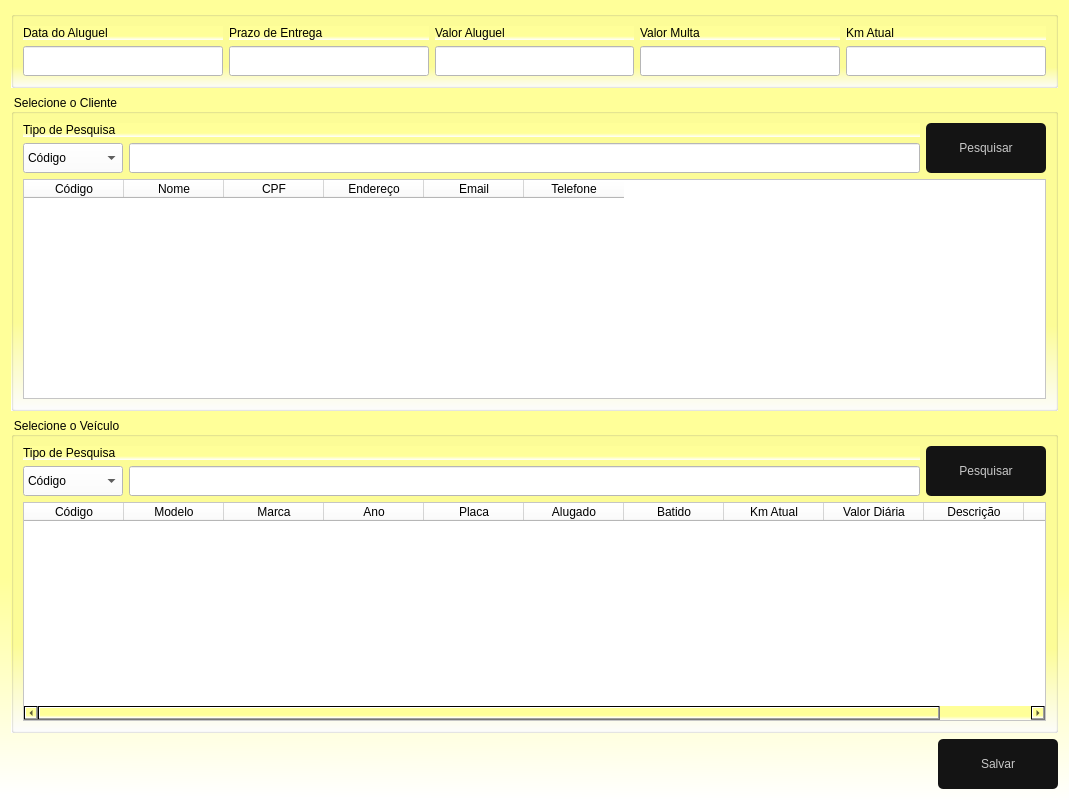
<?xml version="1.0" encoding="UTF-8"?>
<ui version="4.0">
 <class>FrmAluguel</class>
 <widget class="QDialog" name="FrmAluguel">
  <property name="geometry">
   <rect>
    <x>0</x>
    <y>0</y>
    <width>1069</width>
    <height>800</height>
   </rect>
  </property>
  <property name="windowTitle">
   <string>Aluguel de Veículos</string>
  </property>
  <property name="windowIcon">
   <iconset>
    <normaloff>../../Imagens/btnAlugaVeiculo.png</normaloff>../../Imagens/btnAlugaVeiculo.png</iconset>
  </property>
  <property name="styleSheet">
   <string notr="true">background-color: qlineargradient(spread:pad, x1:0.508, y1:0.727, x2:0.505, y2:1, stop:0 rgba(255, 255, 153, 255), stop:1 rgba(255, 255, 255, 255));</string>
  </property>
  <layout class="QGridLayout" name="gridLayout">
   <item row="0" column="0">
    <widget class="QGroupBox" name="groupBox">
     <property name="styleSheet">
      <string notr="true">font: 87 10pt &quot;Arial&quot;;</string>
     </property>
     <property name="title">
      <string/>
     </property>
     <layout class="QGridLayout" name="gridLayout_2">
      <item row="0" column="0">
       <widget class="QLabel" name="label">
        <property name="text">
         <string>Data do Aluguel</string>
        </property>
       </widget>
      </item>
      <item row="1" column="2">
       <widget class="QLineEdit" name="EdtValor">
        <property name="minimumSize">
         <size>
          <width>0</width>
          <height>30</height>
         </size>
        </property>
        <property name="styleSheet">
         <string notr="true">background-color: rgb(255, 255, 255);</string>
        </property>
       </widget>
      </item>
      <item row="0" column="3">
       <widget class="QLabel" name="label_5">
        <property name="text">
         <string>Valor Multa</string>
        </property>
       </widget>
      </item>
      <item row="1" column="1">
       <widget class="QLineEdit" name="EdtPrazo">
        <property name="minimumSize">
         <size>
          <width>0</width>
          <height>30</height>
         </size>
        </property>
        <property name="styleSheet">
         <string notr="true">background-color: rgb(255, 255, 255);</string>
        </property>
       </widget>
      </item>
      <item row="1" column="3">
       <widget class="QLineEdit" name="EdtMulta">
        <property name="minimumSize">
         <size>
          <width>0</width>
          <height>30</height>
         </size>
        </property>
        <property name="styleSheet">
         <string notr="true">background-color: rgb(255, 255, 255);</string>
        </property>
       </widget>
      </item>
      <item row="0" column="2">
       <widget class="QLabel" name="label_4">
        <property name="text">
         <string>Valor Aluguel</string>
        </property>
       </widget>
      </item>
      <item row="1" column="0">
       <widget class="QLineEdit" name="EdtDataAluguel">
        <property name="minimumSize">
         <size>
          <width>0</width>
          <height>30</height>
         </size>
        </property>
        <property name="styleSheet">
         <string notr="true">background-color: rgb(255, 255, 255);</string>
        </property>
       </widget>
      </item>
      <item row="0" column="1">
       <widget class="QLabel" name="label_2">
        <property name="text">
         <string>Prazo de Entrega</string>
        </property>
       </widget>
      </item>
      <item row="0" column="4">
       <widget class="QLabel" name="label_6">
        <property name="text">
         <string>Km Atual</string>
        </property>
       </widget>
      </item>
      <item row="1" column="4">
       <widget class="QLineEdit" name="EdtkmEntrada">
        <property name="minimumSize">
         <size>
          <width>0</width>
          <height>30</height>
         </size>
        </property>
        <property name="styleSheet">
         <string notr="true">background-color: rgb(255, 255, 255);</string>
        </property>
       </widget>
      </item>
     </layout>
    </widget>
   </item>
   <item row="1" column="0">
    <widget class="QGroupBox" name="groupBox_2">
     <property name="styleSheet">
      <string notr="true">font: 87 10pt &quot;Arial&quot;;</string>
     </property>
     <property name="title">
      <string>Selecione o Cliente</string>
     </property>
     <layout class="QGridLayout" name="gridLayout_3">
      <item row="0" column="2" rowspan="2">
       <widget class="QPushButton" name="btnPesqVeic">
        <property name="enabled">
         <bool>true</bool>
        </property>
        <property name="minimumSize">
         <size>
          <width>120</width>
          <height>50</height>
         </size>
        </property>
        <property name="maximumSize">
         <size>
          <width>120</width>
          <height>50</height>
         </size>
        </property>
        <property name="cursor">
         <cursorShape>PointingHandCursor</cursorShape>
        </property>
        <property name="styleSheet">
         <string notr="true">QPushButton{
border-radius: 5px;
background-color: rgb(20,20,20);
color:rgb(200,200,200);
font: 87 12pt &quot;Arial&quot;;
}

QPushButton:hover{ 
background-color:rgb(0, 0, 0);
color: rbg(200,200,200)
}

QPushButton:pressed{
background-color:rgb(0,0,30);
color:rbg(200,200,200)
}

</string>
        </property>
        <property name="text">
         <string>Pesquisar</string>
        </property>
        <property name="icon">
         <iconset>
          <normaloff>../../Imagens/Pesquisar.png</normaloff>../../Imagens/Pesquisar.png</iconset>
        </property>
        <property name="iconSize">
         <size>
          <width>30</width>
          <height>30</height>
         </size>
        </property>
       </widget>
      </item>
      <item row="0" column="0" colspan="2">
       <widget class="QLabel" name="label_8">
        <property name="text">
         <string>Tipo de Pesquisa</string>
        </property>
       </widget>
      </item>
      <item row="1" column="1">
       <widget class="QLineEdit" name="EdtPesqCliente">
        <property name="minimumSize">
         <size>
          <width>0</width>
          <height>30</height>
         </size>
        </property>
        <property name="styleSheet">
         <string notr="true">background-color: rgb(255, 255, 255);</string>
        </property>
       </widget>
      </item>
      <item row="1" column="0">
       <widget class="QComboBox" name="cbPesqCliente">
        <property name="minimumSize">
         <size>
          <width>100</width>
          <height>30</height>
         </size>
        </property>
        <property name="cursor">
         <cursorShape>PointingHandCursor</cursorShape>
        </property>
        <property name="styleSheet">
         <string notr="true">background-color: rgb(255, 255, 255)</string>
        </property>
        <item>
         <property name="text">
          <string>Código</string>
         </property>
        </item>
        <item>
         <property name="text">
          <string>Nome</string>
         </property>
        </item>
        <item>
         <property name="text">
          <string>CPF</string>
         </property>
        </item>
       </widget>
      </item>
      <item row="2" column="0" colspan="3">
       <widget class="QTableWidget" name="gridCliente">
        <property name="sizePolicy">
         <sizepolicy hsizetype="Expanding" vsizetype="Expanding">
          <horstretch>0</horstretch>
          <verstretch>0</verstretch>
         </sizepolicy>
        </property>
        <property name="styleSheet">
         <string notr="true">background-color: rgb(255, 255, 255);
alternate-background-color: rgb(255, 255, 255);
border-color: rgb(4, 4, 4);</string>
        </property>
        <property name="textElideMode">
         <enum>Qt::ElideMiddle</enum>
        </property>
        <property name="showGrid">
         <bool>true</bool>
        </property>
        <property name="gridStyle">
         <enum>Qt::SolidLine</enum>
        </property>
        <column>
         <property name="text">
          <string>Código</string>
         </property>
         <property name="textAlignment">
          <set>AlignCenter</set>
         </property>
        </column>
        <column>
         <property name="text">
          <string>Nome</string>
         </property>
         <property name="textAlignment">
          <set>AlignCenter</set>
         </property>
        </column>
        <column>
         <property name="text">
          <string>CPF</string>
         </property>
         <property name="textAlignment">
          <set>AlignCenter</set>
         </property>
        </column>
        <column>
         <property name="text">
          <string>Endereço</string>
         </property>
         <property name="textAlignment">
          <set>AlignCenter</set>
         </property>
        </column>
        <column>
         <property name="text">
          <string>Email</string>
         </property>
         <property name="textAlignment">
          <set>AlignCenter</set>
         </property>
        </column>
        <column>
         <property name="text">
          <string>Telefone</string>
         </property>
         <property name="textAlignment">
          <set>AlignCenter</set>
         </property>
        </column>
       </widget>
      </item>
     </layout>
    </widget>
   </item>
   <item row="2" column="0">
    <widget class="QGroupBox" name="groupBox_3">
     <property name="styleSheet">
      <string notr="true">font: 87 10pt &quot;Arial&quot;;</string>
     </property>
     <property name="title">
      <string>Selecione o Veículo</string>
     </property>
     <layout class="QGridLayout" name="gridLayout_4">
      <item row="0" column="0" colspan="2">
       <widget class="QLabel" name="label_9">
        <property name="text">
         <string>Tipo de Pesquisa</string>
        </property>
       </widget>
      </item>
      <item row="0" column="2" rowspan="2">
       <widget class="QPushButton" name="btnPesqVeic_2">
        <property name="minimumSize">
         <size>
          <width>120</width>
          <height>50</height>
         </size>
        </property>
        <property name="maximumSize">
         <size>
          <width>120</width>
          <height>50</height>
         </size>
        </property>
        <property name="cursor">
         <cursorShape>PointingHandCursor</cursorShape>
        </property>
        <property name="styleSheet">
         <string notr="true">QPushButton{
border-radius: 5px;
background-color: rgb(20,20,20);
color:rgb(200,200,200);
font: 87 12pt &quot;Arial&quot;;
}

QPushButton:hover{ 
background-color:rgb(0, 0, 0);
color: rbg(200,200,200)
}

QPushButton:pressed{
background-color:rgb(0,0,30);
color:rbg(200,200,200)
}

</string>
        </property>
        <property name="text">
         <string>Pesquisar</string>
        </property>
        <property name="icon">
         <iconset>
          <normaloff>../../Imagens/Pesquisar.png</normaloff>../../Imagens/Pesquisar.png</iconset>
        </property>
        <property name="iconSize">
         <size>
          <width>30</width>
          <height>30</height>
         </size>
        </property>
       </widget>
      </item>
      <item row="1" column="0">
       <widget class="QComboBox" name="cbPesqVeic">
        <property name="minimumSize">
         <size>
          <width>100</width>
          <height>30</height>
         </size>
        </property>
        <property name="maximumSize">
         <size>
          <width>100</width>
          <height>30</height>
         </size>
        </property>
        <property name="cursor">
         <cursorShape>PointingHandCursor</cursorShape>
        </property>
        <property name="styleSheet">
         <string notr="true">background-color:rgb(255, 255, 255)</string>
        </property>
        <item>
         <property name="text">
          <string>Código</string>
         </property>
        </item>
        <item>
         <property name="text">
          <string>Marca</string>
         </property>
        </item>
        <item>
         <property name="text">
          <string>Modelo</string>
         </property>
        </item>
        <item>
         <property name="text">
          <string>Disponível</string>
         </property>
        </item>
        <item>
         <property name="text">
          <string>Alugado</string>
         </property>
        </item>
       </widget>
      </item>
      <item row="3" column="0" colspan="3">
       <widget class="QTableWidget" name="gridVeiculo">
        <property name="styleSheet">
         <string notr="true">background-color: rgb(255, 255, 255);
alternate-background-color: rgb(255, 255, 255);</string>
        </property>
        <column>
         <property name="text">
          <string>Código</string>
         </property>
         <property name="textAlignment">
          <set>AlignCenter</set>
         </property>
        </column>
        <column>
         <property name="text">
          <string>Modelo</string>
         </property>
         <property name="textAlignment">
          <set>AlignCenter</set>
         </property>
        </column>
        <column>
         <property name="text">
          <string>Marca</string>
         </property>
         <property name="textAlignment">
          <set>AlignCenter</set>
         </property>
        </column>
        <column>
         <property name="text">
          <string>Ano</string>
         </property>
         <property name="textAlignment">
          <set>AlignCenter</set>
         </property>
        </column>
        <column>
         <property name="text">
          <string>Placa</string>
         </property>
         <property name="textAlignment">
          <set>AlignCenter</set>
         </property>
        </column>
        <column>
         <property name="text">
          <string>Alugado</string>
         </property>
         <property name="textAlignment">
          <set>AlignCenter</set>
         </property>
        </column>
        <column>
         <property name="text">
          <string>Batido</string>
         </property>
         <property name="textAlignment">
          <set>AlignCenter</set>
         </property>
        </column>
        <column>
         <property name="text">
          <string>Km Atual</string>
         </property>
         <property name="textAlignment">
          <set>AlignCenter</set>
         </property>
        </column>
        <column>
         <property name="text">
          <string>Valor Diária</string>
         </property>
         <property name="textAlignment">
          <set>AlignCenter</set>
         </property>
        </column>
        <column>
         <property name="text">
          <string>Descrição</string>
         </property>
         <property name="textAlignment">
          <set>AlignCenter</set>
         </property>
        </column>
        <column>
         <property name="text">
          <string>Tipo</string>
         </property>
         <property name="textAlignment">
          <set>AlignCenter</set>
         </property>
        </column>
       </widget>
      </item>
      <item row="1" column="1">
       <widget class="QLineEdit" name="EdtPesqVeiculo">
        <property name="minimumSize">
         <size>
          <width>0</width>
          <height>30</height>
         </size>
        </property>
        <property name="styleSheet">
         <string notr="true">background-color: rgb(255, 255, 255);</string>
        </property>
       </widget>
      </item>
     </layout>
    </widget>
   </item>
   <item row="3" column="0" alignment="Qt::AlignRight">
    <widget class="QPushButton" name="btnSalvar">
     <property name="enabled">
      <bool>false</bool>
     </property>
     <property name="minimumSize">
      <size>
       <width>120</width>
       <height>50</height>
      </size>
     </property>
     <property name="maximumSize">
      <size>
       <width>120</width>
       <height>50</height>
      </size>
     </property>
     <property name="cursor">
      <cursorShape>PointingHandCursor</cursorShape>
     </property>
     <property name="autoFillBackground">
      <bool>false</bool>
     </property>
     <property name="styleSheet">
      <string notr="true">QPushButton{
border-radius: 5px;
background-color: rgb(20,20,20);
color:rgb(200,200,200);
font: 87 12pt &quot;Arial&quot;;
}

QPushButton:hover{ 
background-color:rgb(0, 0, 0);
color: rbg(200,200,200)
}

QPushButton:pressed{
background-color:rgb(0,0,30);
color:rbg(200,200,200)
}

</string>
     </property>
     <property name="text">
      <string>Salvar</string>
     </property>
     <property name="icon">
      <iconset>
       <normaloff>../../Imagens/Salvar.png</normaloff>../../Imagens/Salvar.png</iconset>
     </property>
     <property name="iconSize">
      <size>
       <width>35</width>
       <height>35</height>
      </size>
     </property>
    </widget>
   </item>
  </layout>
 </widget>
 <resources/>
 <connections/>
</ui>
